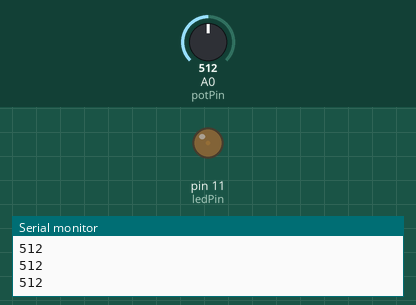
Simulated run of this sketch. Board: Arduino Uno, built with avr-gcc and run on an emulated ATmega328P. On the bench: output pins drawn as LEDs (lit = HIGH), the last lines printed to the serial monitor. The inputs (shaded band) are chosen by the test bench; at power-on: A0 (potPin) = 512.

Above: at 1.25 s.
1.3 s: A0 (potPin) set to 0
At 1.45 s:
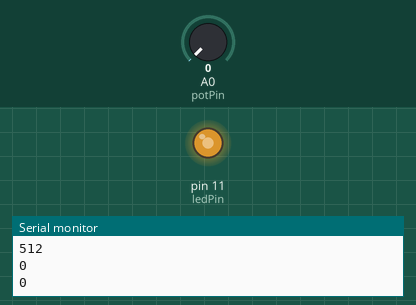
4.3 s: A0 (potPin) set to 122
At 4.56 s:
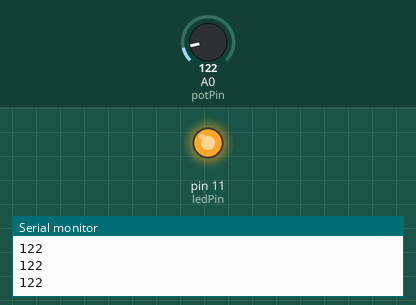
Timing chart, 0 to 13.3 s (numbered marks = the images above; inputs shaded):
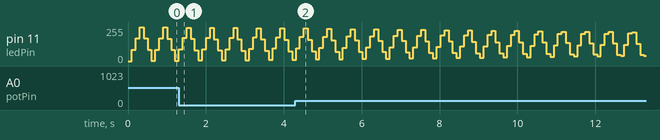

The sketch:

sketch_may6b.ino
```cpp
const byte ledPin   = 11;       // pino PWM para o LED
const byte potPin   = A0;       // entrada analógica do potenciômetro
const unsigned long cycle = 600; // 600 ms para um ciclo completo (300ms subir + 300ms descer)
unsigned long startTime;

void setup() {
  pinMode(ledPin, OUTPUT);
  Serial.begin(9600);
  startTime = millis();
}

void loop() {
  unsigned long now = millis();
  unsigned long t = (now - startTime) % cycle;

  // Cálculo do PWM do LED usando map():
  int pwm;
  if (t < cycle/2) {
    // 0 → 255 em 300ms
    pwm = map(t, 0, cycle/2, 0, 255);
  } else {
    // 255 → 0 em 300ms
    pwm = map(t, cycle/2, cycle, 255, 0);
  }
  analogWrite(ledPin, pwm);

  // Leitura do potenciômetro e envio pela Serial
  int potValue = analogRead(potPin);
  Serial.println(potValue);

  // Pequena pausa para não inundar a Serial (opcional)
  delay(100);
}
```
